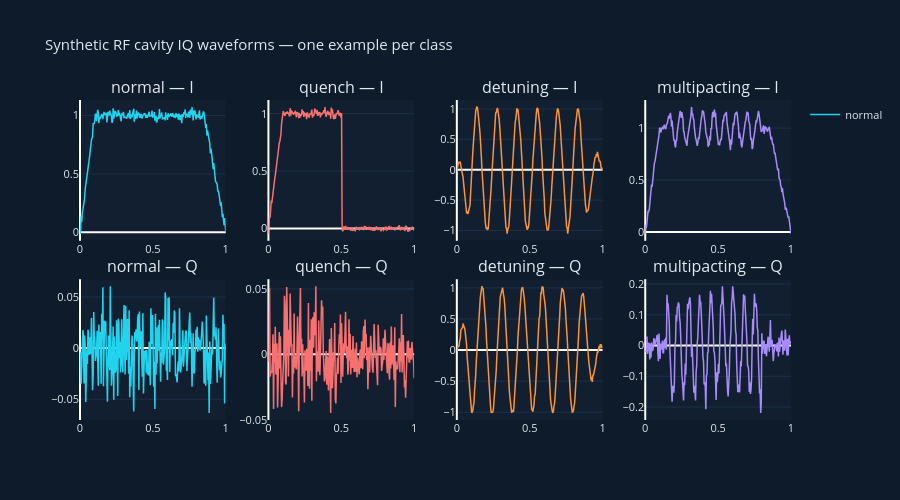

The notebook cell saved with this chart:
### Markdown cell above
## 2 · Visualise one example of each class

### Code cell
COLORS = ['#22d3ee', '#f87171', '#fb923c', '#a78bfa']
t = np.linspace(0, 1, 256)

fig = make_subplots(
    rows=2, cols=4,
    subplot_titles=[f'{n} — I' for n in class_names] + [f'{n} — Q' for n in class_names],
    vertical_spacing=0.12, horizontal_spacing=0.06,
)

for col, (label, color) in enumerate(zip(range(4), COLORS), 1):
    idx = np.where(y == label)[0][0]          # first example of each class
    I, Q = X[idx, 0], X[idx, 1]
    for row, signal in enumerate([I, Q], 1):
        fig.add_trace(
            go.Scatter(x=t, y=signal, line=dict(color=color, width=1.5),
                       name=class_names[label], showlegend=(col == 1 and row == 1)),
            row=row, col=col,
        )

fig.update_layout(
    height=500, title_text='Synthetic RF cavity IQ waveforms — one example per class',
    paper_bgcolor='#0d1b2a', plot_bgcolor='#111f30',
    font=dict(color='#e2e8f0', size=11),
)
fig.update_xaxes(showgrid=False)
fig.update_yaxes(showgrid=True, gridcolor='#1e3048')
fig.show()

### Figure 1 — Plotly figure (JSON) as saved in the notebook; plotly's stock layout.template omitted (floating-point values rounded to 4 significant figures; data arrays with more than 128 entries replaced by an {"elided": "..."} marker saying what was removed)
{"data": [{"line": {"color": "#22d3ee", "width": 1.5}, "name": "normal", "showlegend": true, "type": "scatter", "x": {"elided": "256 float values"}, "xaxis": "x", "y": {"elided": "256 float values"}, "yaxis": "y"}, {"line": {"color": "#22d3ee", "width": 1.5}, "name": "normal", "showlegend": false, "type": "scatter", "x": {"elided": "256 float values"}, "xaxis": "x5", "y": {"elided": "256 float values"}, "yaxis": "y5"}, {"line": {"color": "#f87171", "width": 1.5}, "name": "quench", "showlegend": false, "type": "scatter", "x": {"elided": "256 float values"}, "xaxis": "x2", "y": {"elided": "256 float values"}, "yaxis": "y2"}, {"line": {"color": "#f87171", "width": 1.5}, "name": "quench", "showlegend": false, "type": "scatter", "x": {"elided": "256 float values"}, "xaxis": "x6", "y": {"elided": "256 float values"}, "yaxis": "y6"}, {"line": {"color": "#fb923c", "width": 1.5}, "name": "detuning", "showlegend": false, "type": "scatter", "x": {"elided": "256 float values"}, "xaxis": "x3", "y": {"elided": "256 float values"}, "yaxis": "y3"}, {"line": {"color": "#fb923c", "width": 1.5}, "name": "detuning", "showlegend": false, "type": "scatter", "x": {"elided": "256 float values"}, "xaxis": "x7", "y": {"elided": "256 float values"}, "yaxis": "y7"}, {"line": {"color": "#a78bfa", "width": 1.5}, "name": "multipacting", "showlegend": false, "type": "scatter", "x": {"elided": "256 float values"}, "xaxis": "x4", "y": {"elided": "256 float values"}, "yaxis": "y4"}, {"line": {"color": "#a78bfa", "width": 1.5}, "name": "multipacting", "showlegend": false, "type": "scatter", "x": {"elided": "256 float values"}, "xaxis": "x8", "y": {"elided": "256 float values"}, "yaxis": "y8"}], "layout": {"annotations": [{"font": {"size": 16}, "showarrow": false, "text": "normal — I", "x": 0.1025, "xanchor": "center", "xref": "paper", "y": 1.0, "yanchor": "bottom", "yref": "paper"}, {"font": {"size": 16}, "showarrow": false, "text": "quench — I", "x": 0.3675, "xanchor": "center", "xref": "paper", "y": 1.0, "yanchor": "bottom", "yref": "paper"}, {"font": {"size": 16}, "showarrow": false, "text": "detuning — I", "x": 0.6325, "xanchor": "center", "xref": "paper", "y": 1.0, "yanchor": "bottom", "yref": "paper"}, {"font": {"size": 16}, "showarrow": false, "text": "multipacting — I", "x": 0.8975, "xanchor": "center", "xref": "paper", "y": 1.0, "yanchor": "bottom", "yref": "paper"}, {"font": {"size": 16}, "showarrow": false, "text": "normal — Q", "x": 0.1025, "xanchor": "center", "xref": "paper", "y": 0.44, "yanchor": "bottom", "yref": "paper"}, {"font": {"size": 16}, "showarrow": false, "text": "quench — Q", "x": 0.3675, "xanchor": "center", "xref": "paper", "y": 0.44, "yanchor": "bottom", "yref": "paper"}, {"font": {"size": 16}, "showarrow": false, "text": "detuning — Q", "x": 0.6325, "xanchor": "center", "xref": "paper", "y": 0.44, "yanchor": "bottom", "yref": "paper"}, {"font": {"size": 16}, "showarrow": false, "text": "multipacting — Q", "x": 0.8975, "xanchor": "center", "xref": "paper", "y": 0.44, "yanchor": "bottom", "yref": "paper"}], "font": {"color": "#e2e8f0", "size": 11}, "height": 500, "paper_bgcolor": "#0d1b2a", "plot_bgcolor": "#111f30", "title": {"text": "Synthetic RF cavity IQ waveforms — one example per class"}, "xaxis": {"anchor": "y", "domain": [0.0, 0.205], "showgrid": false}, "xaxis2": {"anchor": "y2", "domain": [0.265, 0.47], "showgrid": false}, "xaxis3": {"anchor": "y3", "domain": [0.53, 0.735], "showgrid": false}, "xaxis4": {"anchor": "y4", "domain": [0.795, 1.0], "showgrid": false}, "xaxis5": {"anchor": "y5", "domain": [0.0, 0.205], "showgrid": false}, "xaxis6": {"anchor": "y6", "domain": [0.265, 0.47], "showgrid": false}, "xaxis7": {"anchor": "y7", "domain": [0.53, 0.735], "showgrid": false}, "xaxis8": {"anchor": "y8", "domain": [0.795, 1.0], "showgrid": false}, "yaxis": {"anchor": "x", "domain": [0.56, 1.0], "gridcolor": "#1e3048", "showgrid": true}, "yaxis2": {"anchor": "x2", "domain": [0.56, 1.0], "gridcolor": "#1e3048", "showgrid": true}, "yaxis3": {"anchor": "x3", "domain": [0.56, 1.0], "gridcolor": "#1e3048", "showgrid": true}, "yaxis4": {"anchor": "x4", "domain": [0.56, 1.0], "gridcolor": "#1e3048", "showgrid": true}, "yaxis5": {"anchor": "x5", "domain": [0.0, 0.44], "gridcolor": "#1e3048", "showgrid": true}, "yaxis6": {"anchor": "x6", "domain": [0.0, 0.44], "gridcolor": "#1e3048", "showgrid": true}, "yaxis7": {"anchor": "x7", "domain": [0.0, 0.44], "gridcolor": "#1e3048", "showgrid": true}, "yaxis8": {"anchor": "x8", "domain": [0.0, 0.44], "gridcolor": "#1e3048", "showgrid": true}}}
